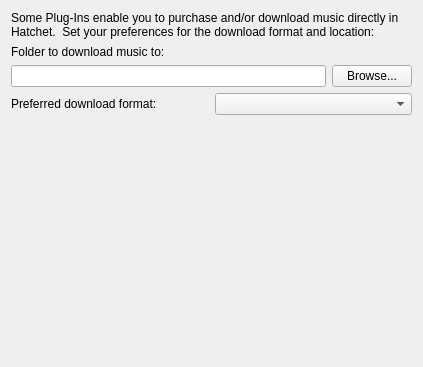
<?xml version="1.0" encoding="UTF-8"?>
<ui version="4.0">
 <class>Settings_Downloads</class>
 <widget class="QWidget" name="Settings_Downloads">
  <property name="geometry">
   <rect>
    <x>0</x>
    <y>0</y>
    <width>423</width>
    <height>367</height>
   </rect>
  </property>
  <property name="sizePolicy">
   <sizepolicy hsizetype="Preferred" vsizetype="Preferred">
    <horstretch>0</horstretch>
    <verstretch>0</verstretch>
   </sizepolicy>
  </property>
  <property name="windowTitle">
   <string notr="true" extracomment="not translatable because not shown to the user">Form</string>
  </property>
  <layout class="QVBoxLayout" name="verticalLayout">
   <item>
    <widget class="QLabel" name="label_2">
     <property name="text">
      <string>Some Plug-Ins enable you to purchase and/or download music directly in Hatchet.  Set your preferences for the download format and location:</string>
     </property>
     <property name="wordWrap">
      <bool>true</bool>
     </property>
    </widget>
   </item>
   <item>
    <spacer name="verticalSpacer_2">
     <property name="orientation">
      <enum>Qt::Vertical</enum>
     </property>
     <property name="sizeHint" stdset="0">
      <size>
       <width>20</width>
       <height>40</height>
      </size>
     </property>
    </spacer>
   </item>
   <item>
    <widget class="QLabel" name="label_6">
     <property name="text">
      <string>Folder to download music to:</string>
     </property>
     <property name="wordWrap">
      <bool>true</bool>
     </property>
    </widget>
   </item>
   <item>
    <layout class="QHBoxLayout" name="horizontalLayout">
     <item>
      <widget class="QLineEdit" name="downloadsFolder">
       <property name="readOnly">
        <bool>true</bool>
       </property>
      </widget>
     </item>
     <item>
      <widget class="QPushButton" name="pickFolderButton">
       <property name="text">
        <string>Browse...</string>
       </property>
      </widget>
     </item>
    </layout>
   </item>
   <item>
    <layout class="QHBoxLayout" name="horizontalLayout_2">
     <item>
      <widget class="QLabel" name="label">
       <property name="text">
        <string>Preferred download format:</string>
       </property>
      </widget>
     </item>
     <item>
      <widget class="QComboBox" name="preferredFormatComboBox"/>
     </item>
    </layout>
   </item>
   <item>
    <spacer name="verticalSpacer">
     <property name="orientation">
      <enum>Qt::Vertical</enum>
     </property>
     <property name="sizeHint" stdset="0">
      <size>
       <width>20</width>
       <height>303</height>
      </size>
     </property>
    </spacer>
   </item>
  </layout>
 </widget>
 <resources/>
 <connections/>
</ui>
